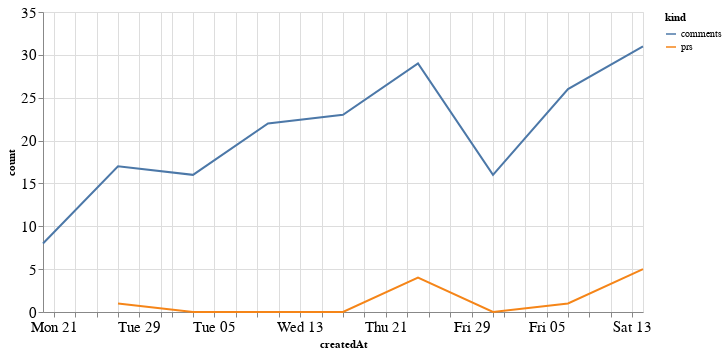

Notebook cell for this chart:
### Code cell
alt.Chart(total_time, width=600).mark_line().encode(
    x='createdAt',
    y='count',
    color='kind'
)

### Figure 1 — Vega-Lite specification as saved in the notebook (floating-point values rounded to 4 significant figures)
{"config": {"axisLeft": {"labelFontSize": 15}, "axisBottom": {"labelFontSize": 15}}, "data": {"name": "data-6f9b376c6c3e63828a8cf29fdf0886f9"}, "mark": "line", "encoding": {"color": {"type": "nominal", "field": "kind"}, "x": {"type": "temporal", "field": "createdAt"}, "y": {"type": "quantitative", "field": "count"}}, "width": 600, "$schema": "https://vega.github.io/schema/vega-lite/v4.8.1.json", "datasets": {"data-6f9b376c6c3e63828a8cf29fdf0886f9": [{"createdAt": "2020-12-27T00:00:00", "kind": "prs", "count": 1.0}, {"createdAt": "2021-01-03T00:00:00", "kind": "prs", "count": 0.0}, {"createdAt": "2021-01-10T00:00:00", "kind": "prs", "count": 0.0}, {"createdAt": "2021-01-17T00:00:00", "kind": "prs", "count": 0.0}, {"createdAt": "2021-01-24T00:00:00", "kind": "prs", "count": 4.0}, {"createdAt": "2021-01-31T00:00:00", "kind": "prs", "count": 0.0}, {"createdAt": "2021-02-07T00:00:00", "kind": "prs", "count": 1.0}, {"createdAt": "2021-02-14T00:00:00", "kind": "prs", "count": 5.0}, {"createdAt": "2020-12-20T00:00:00", "kind": "prs", "count": null}, {"createdAt": "2020-12-27T00:00:00", "kind": "comments", "count": 17.0}, {"createdAt": "2021-01-03T00:00:00", "kind": "comments", "count": 16.0}, {"createdAt": "2021-01-10T00:00:00", "kind": "comments", "count": 22.0}, {"createdAt": "2021-01-17T00:00:00", "kind": "comments", "count": 23.0}, {"createdAt": "2021-01-24T00:00:00", "kind": "comments", "count": 29.0}, {"createdAt": "2021-01-31T00:00:00", "kind": "comments", "count": 16.0}, {"createdAt": "2021-02-07T00:00:00", "kind": "comments", "count": 26.0}, {"createdAt": "2021-02-14T00:00:00", "kind": "comments", "count": 31.0}, {"createdAt": "2020-12-20T00:00:00", "kind": "comments", "count": 8.0}]}}
